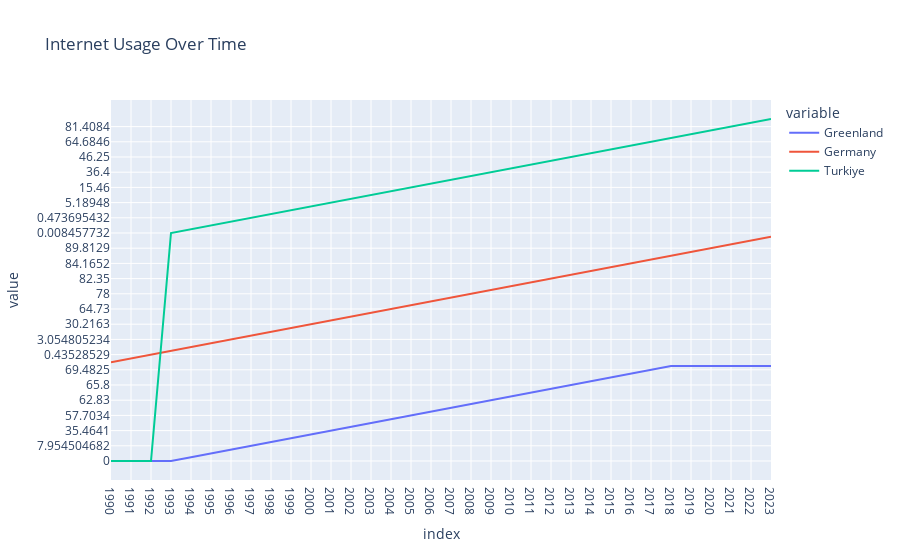

Notebook code cell kept with this figure:
### Code cell
df_new['year'] = df_new.index.astype(int)
px.line(df_new, x=df_new.index, y=selected_countries, title='Internet Usage Over Time')

### Figure 1 — Plotly figure (JSON) as saved in the notebook; plotly's stock layout.template omitted (floating-point values rounded to 4 significant figures)
{"data": [{"hovertemplate": "variable=Greenland<br>index=%{x}<br>value=%{y}<extra></extra>", "legendgroup": "Greenland", "line": {"color": "#636efa", "dash": "solid"}, "marker": {"symbol": "circle"}, "mode": "lines", "name": "Greenland", "orientation": "v", "showlegend": true, "type": "scatter", "x": ["1990", "1991", "1992", "1993", "1994", "1995", "1996", "1997", "1998", "1999", "2000", "2001", "2002", "2003", "2004", "2005", "2006", "2007", "2008", "2009", "2010", "2011", "2012", "2013", "2014", "2015", "2016", "2017", "2018", "2019", "2020", "2021", "2022", "2023"], "xaxis": "x", "y": ["0", "0", "0", "0", "0.064712121", "0.053940342", "1.796719191", "7.954504682", "14.65444717", "21.60261331", "31.7478", "35.4641", "44.1548", "54.5343", "56.099", "57.7034", "59.3617", "61.07", "62.82", "62.83", "63", "64", "64.896", "65.8", "66.7", "67.6004", "68.5009", "69.4825", "..", "..", "..", "..", "..", ".."], "yaxis": "y"}, {"hovertemplate": "variable=Germany<br>index=%{x}<br>value=%{y}<extra></extra>", "legendgroup": "Germany", "line": {"color": "#EF553B", "dash": "solid"}, "marker": {"symbol": "circle"}, "mode": "lines", "name": "Germany", "orientation": "v", "showlegend": true, "type": "scatter", "x": ["1990", "1991", "1992", "1993", "1994", "1995", "1996", "1997", "1998", "1999", "2000", "2001", "2002", "2003", "2004", "2005", "2006", "2007", "2008", "2009", "2010", "2011", "2012", "2013", "2014", "2015", "2016", "2017", "2018", "2019", "2020", "2021", "2022", "2023"], "xaxis": "x", "y": ["0.125892223", "0.250274153", "0.43528529", "0.463635096", "0.922541043", "1.837737754", "3.054805234", "6.711087477", "9.877852428", "20.84598264", "30.2163", "31.6509", "48.82", "55.9", "64.73", "68.71", "72.16", "75.16", "78", "79", "82", "81.27", "82.35", "84.17", "86.1937", "87.5898", "84.1652", "84.3942", "87.0371", "88.1345", "89.8129", "91.4306", "91.6298", "92.4764"], "yaxis": "y"}, {"hovertemplate": "variable=Turkiye<br>index=%{x}<br>value=%{y}<extra></extra>", "legendgroup": "Turkiye", "line": {"color": "#00cc96", "dash": "solid"}, "marker": {"symbol": "circle"}, "mode": "lines", "name": "Turkiye", "orientation": "v", "showlegend": true, "type": "scatter", "x": ["1990", "1991", "1992", "1993", "1994", "1995", "1996", "1997", "1998", "1999", "2000", "2001", "2002", "2003", "2004", "2005", "2006", "2007", "2008", "2009", "2010", "2011", "2012", "2013", "2014", "2015", "2016", "2017", "2018", "2019", "2020", "2021", "2022", "2023"], "xaxis": "x", "y": ["0", "0", "0", "0.008457732", "0.049869182", "0.081691205", "0.192724936", "0.473695432", "0.698805129", "2.292117685", "3.76169", "5.18948", "11.38", "12.33", "14.58", "15.46", "18.24", "28.63", "34.37", "36.4", "39.82", "43.0657", "45.13", "46.25", "51.0374", "53.745", "58.3477", "64.6846", "71.0428", "73.9767", "77.6696", "81.4084", "83.4372", "85.9607"], "yaxis": "y"}], "layout": {"legend": {"title": {"text": "variable"}, "tracegroupgap": 0}, "title": {"text": "Internet Usage Over Time"}, "xaxis": {"anchor": "y", "domain": [0, 1], "title": {"text": "index"}}, "yaxis": {"anchor": "x", "domain": [0, 1], "title": {"text": "value"}}}}
